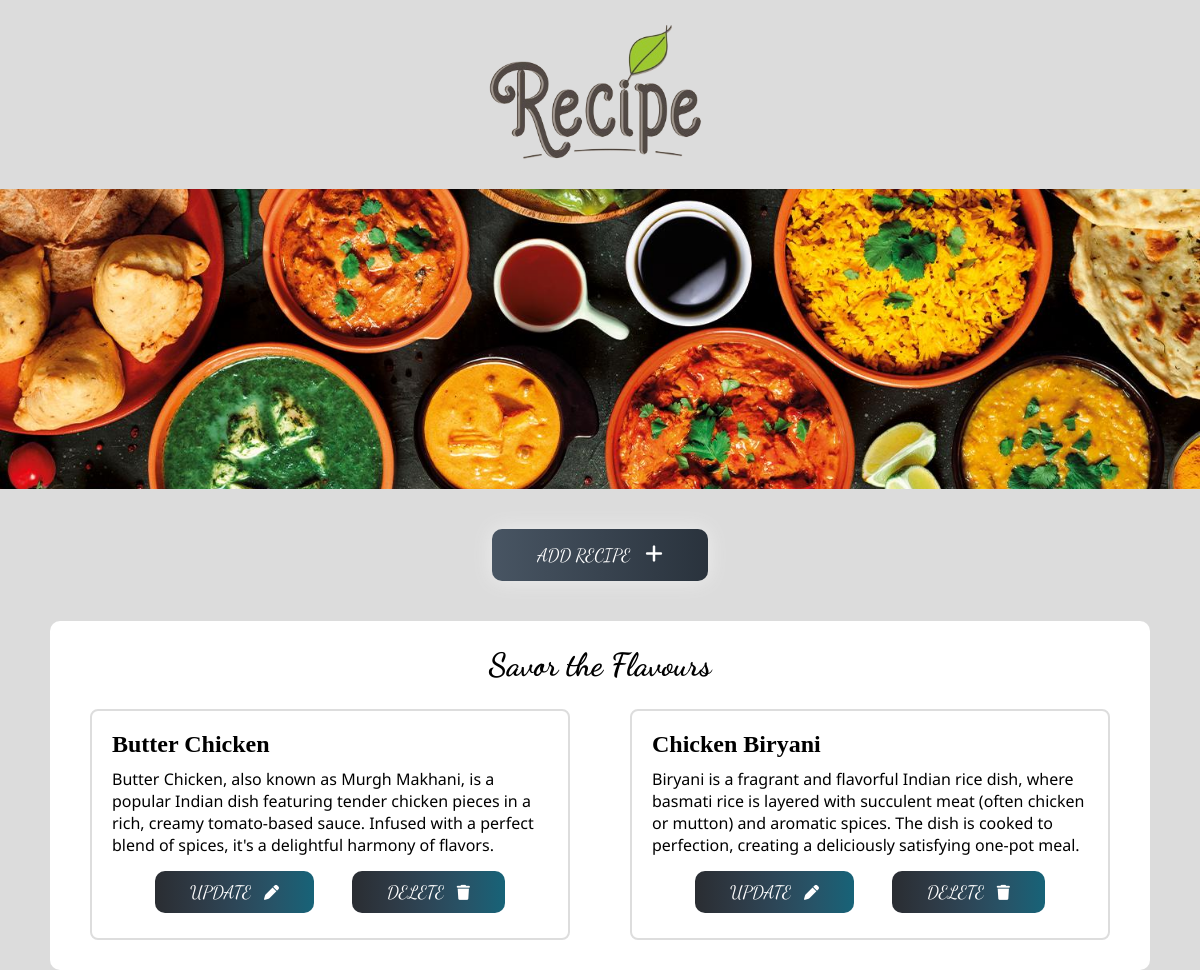
The page /recipe/home/ on the database its author committed.
### RecipeApp/models.py (models this page shows)
class Recipe(models.Model):
    title = models.CharField(max_length=200)
    description = models.TextField()
    ingredients = models.TextField(blank=True)
    instructions = models.TextField(blank=True)

### RecipeApp/views.py (the view)
# urls.py: 2. Add a URL to urlpatterns:  path('', views.home, name='home')
def home(request):
    recipes = Recipe.objects.all()
    return render(request, 'RecipeApp/home.html', {'recipes': recipes})

### templates/RecipeApp/home.html (shortened to what this page needs)
<!DOCTYPE html>
{% load static %}
<html lang="en">
<head>
    <link href="{% static 'css/style.css' %}" rel="stylesheet">
</head>
<body>
<div id="container">
    <div id="logo">
        <img alt="Logo" src="{% static 'images/logo.png' %}">
    </div>
    <div id="banner"></div>
    <div id="btn_div">
        <a class="btn-grad" href="{% url 'add_recipe' %}">Add Recipe<i class="fa-solid fa-plus" id="add-icon"></i></a>
    </div>
    <div class="recipe-container">
        <div class="recipe-head">
            <h1 class="title1">Savor the Flavours</h1>
        </div>
        <div class="recipe-outer">
            {% for recipe in recipes %}
            {% if recipe.title %}
            <div class="recipes">
                <a class="recipe-view" href="{% url 'view_recipe' recipe_id=recipe.id %}" target="_blank">
                    <h2 class="recipe-title">{{ recipe.title }}</h2>
                </a>
                <p>{{ recipe.description }}</p>
                <div class="recipe-btn">
                    <a class="btn-rec" href="{% url 'update_recipe' recipe.id %}" target="_blank">Update <i class="fa-solid fa-pen update-icon"></i></a>
                    <a class="btn-rec" href="{% url 'delete_recipe' recipe.id %}">Delete <i class="fa-solid fa-trash delete-icon"></i></a>
                </div>
            </div>
            {% endif %}
            {% endfor %}
        </div>
    </div>
</div>
</body>
</html>

### static/css/style.css (style rules this page uses)
* { margin: 0; padding: 0; }
body { background-color: #DCDCDC; }
#logo { display: flex; justify-content: center; }
#banner { background-image: url('../images/banner.jpg'); background-size: cover; background-position: center; width: 100%; height: 300px; }
#btn_div { display: flex; justify-content: center; padding: 30px 0; }
.btn-grad { background-image: linear-gradient(to right, #485563 0%, #29323c 51%, #485563 100%); margin: 10px; padding: 15px 45px; font-size: 18px; font-family: 'Dancing Script', cursive; text-align: center; text-decoration: none; text-transform: uppercase; transition: 0.5s; background-size: 200% auto; color: white; box-shadow: 0 0 20px #eee; border-radius: 10px; display: block; }
#btn_div #add-icon { font-size: 20px; margin-left: 15px; }
.recipe-container { width: 90%; background-color: white; height: auto; margin: auto; border-radius: 10px; padding: 10px; }
.recipe-outer { display: grid; grid-template-columns: 1fr 1fr; }
.recipe-head { display: flex; justify-content: center; padding: 15px; }
.recipe-head .title1 { font-family: 'Dancing Script', cursive; }
.recipes { margin: 10px 30px 20px 30px; padding: 20px; border: 2px solid #ddd; border-radius: 8px; transition: transform 0.4s; }
.recipes .recipe-view { text-decoration: none; color: black; }
.recipes p { margin-top: 10px; font-size: 16px; font-family: 'Noto Sans', sans-serif; }
.recipe-btn { padding: 5px; margin-top: 10px; display: flex; justify-content: space-evenly; }
.recipe-btn .btn-rec { text-decoration: none; font-size: 18px; font-family: 'Dancing Script', cursive; padding: 8px; background-image: linear-gradient(to right, #2a2d32, #2e3944, #2d4657, #275468, #176378); color: white; border-radius: 10px; padding: 10px 35px; text-transform: uppercase; }
.recipe-btn .update-icon, .recipe-btn .delete-icon { font-size: 15px; margin-left: 8px; }

### rows shown on the page
Recipe: title "Butter Chicken", description "Butter Chicken, also known as Murgh Makhani, is a popular Indian dish featuring tender chicken pieces in a rich, creamy tomato-based sauce. Infused with a perfect blend of spices, it's a delightful harmony of flavors."
Recipe: title "Chicken Biryani", description "Biryani is a fragrant and flavorful Indian rice dish, where basmati rice is layered with succulent meat (often chicken or mutton) and aromatic spices. The dish is cooked to perfection, creating a deliciously satisfying one-pot meal."
